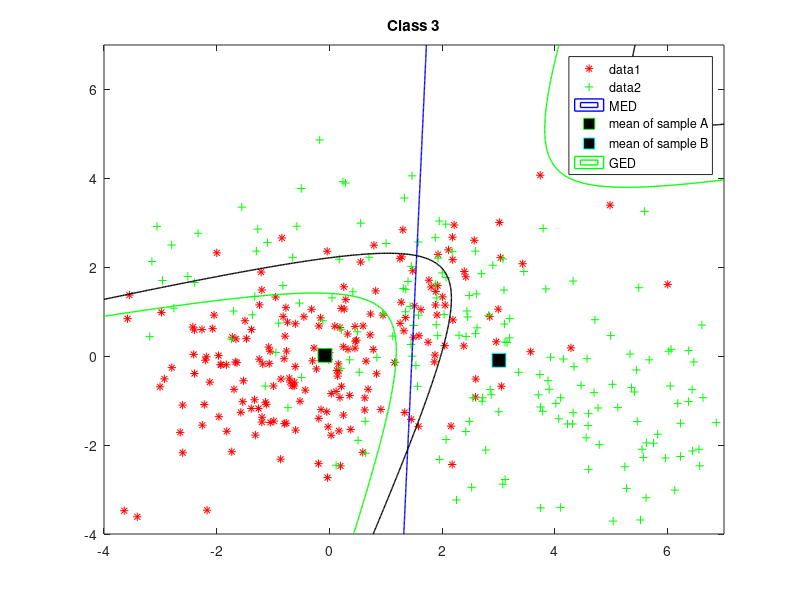

The MATLAB source for this figure:
%% SYDE 675 LAB_1
clear all; close all; clc;

%% class 1
muAClass3 = [0,0];
sigmaAClass3 = [3,1; 1,2];
muBClass3 = [3,0];
sigmaBClass3 = [7,-3; -3,4];

%% load data
rAClass3 = mvnrnd(muAClass3, sigmaAClass3, 200);
rBClass3 = mvnrnd(muBClass3, sigmaBClass3, 200);
h = figure
plot(rAClass3(:,1),rAClass3(:,2),'r*');
hold on
plot(rBClass3(:,1),rBClass3(:,2),'g+'); 
title('Class 3');

%% MED
meanClass3A = mean(rAClass3)
meanClass3B = mean(rBClass3)
u = linspace(-4, 7, 400);
v = linspace(-4, 7, 400);
z = zeros(length(u), length(v));
for i = 1:length(u)
        for j = 1:length(v)
            z(i,j) = ((u(i)- meanClass3A(1))^2 + (v(j)- meanClass3A(2))^2)...
                - ((u(i)- meanClass3B(1))^2 + (v(j)- meanClass3B(2))^2);
        end
end
z = z';
contour(u,v,z,[0, 0], 'LineWidth', 1,'LineColor','b','DisplayName','MED');

plot(meanClass3A(1),meanClass3A(2),'gs','MarkerSize',10,'MarkerFaceColor',...
    [0,0,0],...
    'DisplayName','mean of sample A');
plot(meanClass3B(1),meanClass3B(2),'cs','MarkerSize',10,'MarkerFaceColor',...
    [0,0,0],...
    'DisplayName','mean of sample B');

%% GED
u1 = linspace(-4, 7, 400);
v1 = linspace(-4, 7, 400);
valClass3A = cov(rAClass3)
valClass3B = cov(rBClass3)
z1 = zeros(length(u1), length(v1));
for i = 1:length(u1)
     for j = 1:length(v1)
         z1(i,j) = ([u1(i) v1(j)]- meanClass3A)*inv(valClass3A)*([u1(i) v1(j)]...
             - meanClass3A)'- ([u1(i) v1(j)]- meanClass3B)*inv(valClass3B)...
             *([u1(i) v1(j)]- meanClass3B)';
             
     end
end
z1 = z1';
contour(u1,v1,z1,[0, 0], 'LineWidth', 1,'LineColor','g','DisplayName','GED'); 
legend('show');

%% MAP

u2 = linspace(-4, 7, 400);
v2 = linspace(-4, 7, 400);
z2 = zeros(length(u2), length(v2));
for i = 1:length(u2)
     for j = 1:length(v2)      
         z2(i,j) = 1/(2*pi*(abs(det(sigmaAClass3)))^0.5)*exp(-0.5*([u2(i) v2(j)]...
             - muAClass3)*inv(sigmaAClass3)*([u2(i) v2(j)]- muAClass3)')...
             - 1/(2*pi*(abs(det(sigmaBClass3)))^0.5)*exp(-0.5*([u2(i) v2(j)] ...
             - muBClass3)*inv(sigmaBClass3)*([u2(i) v2(j)]- muBClass3)');
     end
end
z2 = z2';
contour(u2,v2,z2,[0, 0], 'LineWidth', 1,'LineColor','k','DisplayName','MAP'); 
legend('show');

saveas(h,'class3_error_MED.png');

%% error MED
Class = [rAClass3; rBClass3];
% add labels
Class(1:200, 3) = 1;
Class(201:400, 3) = 2;
error_MED3 = zeros(40,1);
z = zeros(length(Class),1);
for n = 1:40
    v = 5*n;
    u = (5*n-4);
    sample3A = rAClass3(u:v,:);
    sample3B = rBClass3(u:v,:);
    meanClass3A = mean(sample3A);
    meanClass3B = mean(sample3B);
   
    for i = 1:400
         z(i) = (Class(i,1)- meanClass3A(1))^2 + (Class(i,2)- meanClass3A(2))^2 ...
                - ((Class(i,1)- meanClass3B(1))^2 + (Class(i,2)- meanClass3B(2))^2);
            
         if z(i)>0
              z(i) = 2;
         else
              z(i) = 1;
         end
            
    end
    
    
% get rid of training samples
z(u:v,:) = Class(u:v,3);
z(200+u:200+v) = Class(200+u:200+v,3);
% calculate error rate
error_MED3(n) = sum(abs(z(1:200)-1)+abs(z(201:400)-2))/380;
end
muError_MED3 = mean(error_MED3);
varError_MED3 = std(error_MED3);